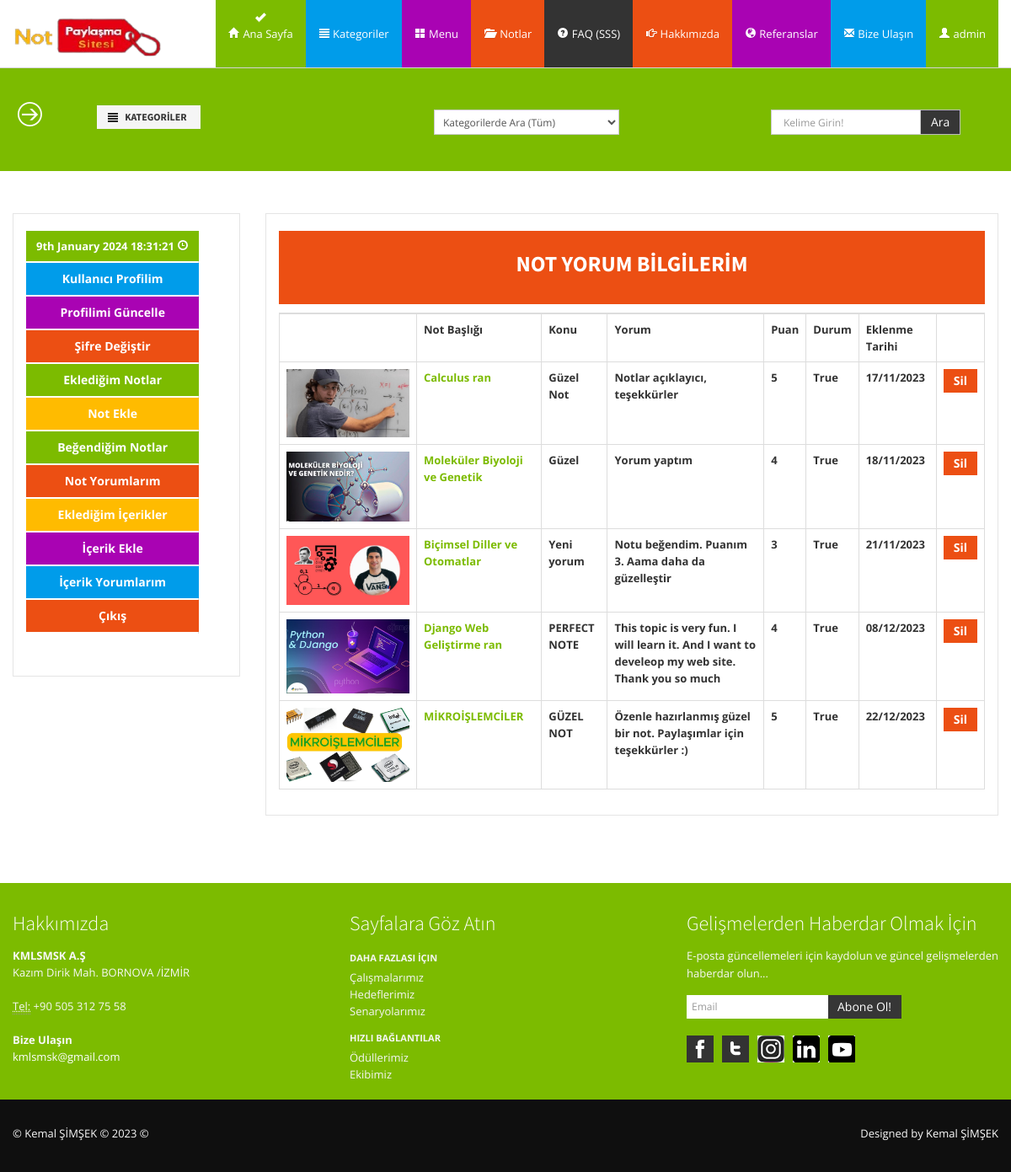
/user/comments/ (signed in), run on the app's committed database.
### notes/models.py (models this page shows, shortened)
class Comment(models.Model):
    STATUS=(
        ('New', 'Yeni'),
        ('True', 'Evet'),
        ('False', 'Hayır'),
    )
    note=models.ForeignKey(Notes, on_delete=models.CASCADE)
    user=models.ForeignKey(User, on_delete=models.CASCADE)
    subject=models.CharField(max_length=60, blank=True)
    comment=models.TextField(max_length=250, blank=True)
    rate=models.IntegerField(blank=True)
    status=models.CharField(max_length=10, choices=STATUS, default='New')
    ip=models.CharField(blank=True, max_length=20)
    create_at=models.DateTimeField(auto_now_add=True)
    update_at=models.DateTimeField(auto_now=True)

class Notes(models.Model):
    STATUS=(
        ('True', 'Evet'),
        ('False', 'Hayır'),
        ('New', 'Yeni'),
    )
    DURUM=(
        ('False', 'Hayır'),
        ('True', 'Evet'),
    )
    category=models.ForeignKey(Category, on_delete=models.CASCADE) #Kategori tablosu ile ilişki
    title=models.CharField(max_length=30)
    user=models.ForeignKey(User, on_delete=models.CASCADE)
    keywords=models.CharField(max_length=255)
    description=models.CharField(max_length=255)
    image=models.ImageField(blank=True, upload_to='images/')
    filePdf = models.FileField(upload_to='pdfs/')
    share=models.CharField(max_length=10, choices=DURUM)
    detail=RichTextUploadingField()
    slug=models.SlugField(null=False, unique=True)
    status=models.CharField(max_length=10, choices=STATUS)
    create_at=models.DateTimeField(auto_now_add=True)
    update_at=models.DateTimeField(auto_now=True)
    def image_tag(self):     #Eklenen Fonksiyon
        return mark_safe('<img src="{}" height="50"/>'.format(self.image.url))
    image_tag.short_description = 'Image'

### home/models.py (models this page shows, shortened)
class Settings(models.Model):
    STATUS=(
        ('True', 'Evet'),
        ('False', 'Hayir'),
    )
    title=models.CharField(max_length=200)
    keywords=models.CharField(max_length=255)
    description=models.CharField(max_length=255)
    company=models.CharField(max_length=100)
    address=models.CharField(blank=True,max_length=150)
    googleMap=models.CharField(blank=True, max_length=255)
    phone=models.CharField(blank=True, max_length=20)
    fax=models.CharField(blank=True,max_length=20)
    email=models.CharField(blank=True, max_length=60)
    smtpserver=models.CharField(blank=True,max_length=30)
    smtpemail=models.CharField(blank=True,max_length=30)
    smtppassword=models.CharField(blank=True,max_length=30)
    smtpport=models.CharField(blank=True,max_length=10)
    icon=models.ImageField(blank=True, upload_to='images/')
    facebook=models.CharField(blank=True,max_length=50)
    instagram=models.CharField(blank=True,max_length=50)
    twitter=models.CharField(blank=True,max_length=50)
    youtube=models.CharField(blank=True,max_length=70)
    linkedin=models.CharField(blank=True,max_length=90)
    aboutus=RichTextUploadingField(blank=True)
    contact=RichTextUploadingField(blank=True)
    references=RichTextUploadingField(blank=True)
    status=models.CharField(max_length=10, choices=STATUS)
    create_at=models.DateTimeField(auto_now_add=True)
    update_at=models.DateTimeField(auto_now=True)

### user/views.py (the view)
# urls.py: path('comments/', views.comments, name='comments'),
@login_required(login_url='/login')
def comments(request):
    settings=Settings.objects.get(pk=1)
    menu=Menu.objects.all()
    category=Category.objects.all()
    current_user=request.user
    comments=Comment.objects.filter(user_id=current_user.id)
    request.session['comments_item']=Comment.objects.filter(user_id=current_user.id).count()
    context= {
        'category': category,
        'comments': comments,
        'settings': settings,
        'menu': menu,
    }
    return render(request, 'user_comments.html', context)

### user/templates/user_comments.html (shortened to what this page needs)
{% extends "homebase.html" %}
{% load static %}
{% block content  %}
{% include "head.html" %}
{% include "header.html" %}
{% include "search.html" %}
<section id="maincontent">
    <div class="container">
      <div class="row">
        <div class="span3">
          <aside>
            <div class="widget">
              {% include "user_panel.html" %}
            </div>
          </aside>
        </div>
        <div class="span9">
          <aside>
            <div class="widget">
              <div class="well well-danger">
                <center><b> <h3>NOT YORUM BİLGİLERİM </b></h3></center>
              </div>
              <table class="table table-bordered">
                <tr>
                  <th> </th>
                  <th> Not Başlığı</th>
                  <th> Konu </th>
                  <th> Yorum </th>
                  <th> Puan </th>
                  <th> Durum </th>
                  <th> Eklenme Tarihi </th>
                  <th>  </th>
                </tr>
                {% for rs in comments %}
                <tr>
                  <th> <a href="{% url 'note_details' rs.note.id rs.note.slug %}">
                    <img src="{{rs.note.image.url}}"></a> </th>
                  <th> <a href="{% url 'note_details' rs.note.id rs.note.slug %}">
                    {{rs.note.title}} </a> </th>
                  <th>{{rs.subject}} </th>
                  <th> {{rs.comment}}</th>
                  <th> {{rs.rate}}</th>
                  <th> {{rs.status}} </th>
                  <th> {{rs.create_at  |date:"d/m/Y" }}</th>
                  <th>
                    <a href="/user/deletecomment/{{rs.id}}" onclick=" return confirm ('Silmek istediğinden emin misin?')" type="button" class="btn btn-danger"> Sil </button>
                    </th>
                </tr>
                {% endfor %}
              </table>
            </div>
          </aside>
        </div>
      </div>
    </div>
  </section>
  {% endblock content  %}

### home/templates/header.html (shortened to what this page needs)
{% load static %}
<header>
  <div class="navbar navbar-fixed-top">
    <div class="navbar-inner bg-info mx-auto">
      <div class="container">
        <a class="brand logo" href="/">
          <img src="{% static "assets/img/logo.png" %}" width="180"/>
        </a>
        <div>
          <nav>
            <ul class="nav topnav">
              <li class="dropdown bg-info success active">
                <a href="/"><i class="icon-home icon-white"></i> Ana Sayfa</a>
              </li>
              {% load mptt_tags %}
              <li class="dropdown primary">
                <a href="#"><i class="icon-align-justify icon-white"></i> Kategoriler</a>
              </li>
              <li class="dropdown info">
                <a href="#"><i class=" icon-th-large icon-white"></i> Menu</a>
              </li>
              <li class="dropdown danger">
                <a href="#"><i class="icon-folder-open icon-white"></i> Notlar</a>
              </li>
              <li class="dropdown inverse">
                <a href="#"><i class="icon-question-sign icon-white"></i> FAQ (SSS) </a>
              </li>
              <li class="dropdown danger">
                <a href="#"><i class=" icon-hand-right icon-white"></i> Hakkımızda</a>
              </li>
              <li class="dropdown info">
                <a href="#"><i class="icon-globe icon-white"></i> Referanslar</a>
              </li>
              <li class="dropdown primary">
                <a href="#"><i class="icon-envelope icon-white"></i> Bize Ulaşın</a>
              </li>
              <li class="dropdown success">
                {% if user.id is not None %}
                <a href="#"> <i class="icon-user icon-white"> </i>
                   {{user.username}} </a>
                {%endif%}
              </li>
            </ul>
          </nav>
        </div>
      </div>
    </div>
  </div>
</header>

### home/templates/footer.html (shortened to what this page needs)
{% load static %}
 <footer class="footer">
  <div class="container">
    <div class="row">
      <div class="span4">
        <div class="widget">
          <h4>Hakkımızda</h4>
          <address>
        <strong>{{settings.company}} </strong><br>
        {{settings.address}}<br>
        <br>
        <abbr title="Phone">Tel:</abbr> {{settings.phone}}
        </address>
          <address>
        <strong>Bize Ulaşın</strong><br>
        <a href="mailto:{{settings.email}}">{{settings.email}}</a>
        </address>
        </div>
      </div>
      <div class="span4">
        <div class="widget">
          <h4>Sayfalara Göz Atın</h4>
          <ul class="nav nav-list regular">
            <li class="nav-header">Daha Fazlası İçin</li>
            <li><a href="#">Çalışmalarımız</a></li>
            <li><a href="#">Hedeflerimiz</a></li>
            <li><a href="#">Senaryolarımız</a></li>
            <li class="nav-header">Hızlı Bağlantılar</li>
            <li><a href="#">Ödüllerimiz</a></li>
            <li><a href="#">Ekibimiz</a></li>
          </ul>
        </div>
      </div>
      <div class="span4">
        <div class="widget">
          <h4>Gelişmelerden Haberdar Olmak İçin</h4>
          <form class="form-horizontal" action="/curriculumVitae/addlistmail/" method="post">
            <fieldset>
              <p>
                E-posta güncellemeleri için kaydolun ve güncel gelişmelerden haberdar olun...
              </p>
              <div class="input-prepend input-append">
                <input class="span2" id="email" name="email" type="text" placeholder="Email">
                <button class="btn btn-inverse" type="submit">Abone Ol!</button>
              </div>
            </fieldset>
          </form>
          <ul class="social_small">
            <li class="facebook first"><a href="{{settings.facebook}}" title="Facebook">Facebook</a></li>
            <li class="twitt"><a href="{{settings.twitter}}" title="Twitter">Twitter</a></li>
            <li class="googleplus"><a href="{{settings.instagram}}" title="Instagram">Instagram</a></li>
            <li class="flickr"><a href="{{settings.linkedin}}" title="Linkedin">Linkedin</a></li>
            <li class="dribbble"><a href="{{settings.youtube}}" title="Youtube">Youtube</a></li>
          </ul>
        </div>
      </div>
    </div>
  </div>
  <div class="verybottom">
    <div class="container">
      <div class="row">
        <div class="span6">
          <p>&copy; Kemal ŞİMŞEK &copy; 2023 &copy; </p>
        </div>
        <div class="span6">
          <div class="pull-right">
            <div class="credits">
              Designed by <a href="https://www.linkedin.com/in/kmlsmsk/"> Kemal ŞİMŞEK</a>
            </div>
          </div>
        </div>
      </div>
    </div>
  </div>
</footer>

### home/static/assets/css/docs.css (style rules this page uses)
section { padding-top: 30px; }

### home/static/assets/css/style.css (style rules this page uses)
.row { margin-bottom:20px; }
.well-danger, .carousel-caption.danger { background: #ec4f13; color:#fff; }
header .navbar .brand.logo { padding: 0; margin-left:0; margin-top:20px; }
header nav { margin-right:-10px; }
.navbar ul.topnav { float:right; }
.navbar .nav > li > a { float: none; padding: 30px 15px 30px; color: #777777; text-decoration: none; text-shadow: none; }
.navbar .nav .active > a, .navbar .nav .active > a:hover, .navbar .nav .active > a:focus { background-image: url(../img/icons/add.png); background-position: center 15px; background-repeat: no-repeat; -webkit-transition: all 0.2s ease; -moz-transition: all 0.2s ease-in-out; -o-transition: all 0.2s ease-in-out; -ms-transition: all 0.2s ease-in-out; transition: all 0.2s ease-in-out; color:#fff; }
.navbar .nav .primary > a, .navbar .nav .primary > a:hover, .navbar .nav .primary > a:focus { background-color: #009cea; color:#fff; }
.navbar .nav .danger > a, .navbar .nav .danger > a:hover, .navbar .nav .danger > a:focus { background-color: #ec4f13; color:#fff; }
.navbar .nav .info > a, .navbar .nav .info > a:hover, .navbar .nav .info > a:focus { background-color: #a903b3; color:#fff; }
.navbar .nav .success > a, .navbar .nav .success > a:hover, .navbar .nav .success > a:focus { background-color: #7cbb00; color:#fff; }
.navbar .nav .inverse > a, .navbar .nav .inverse > a:hover, .navbar .nav .inverse > a:focus { background-color: #333; color:#fff; }
#maincontent { z-index:1000; margin:0 0 30px; }
aside { border:1px solid #e5e5e5; padding:20px 15px 0 15px; margin: 0 0 30px 0; -webkit-border-radius: 0; -moz-border-radius: 0; border-radius: 0; }
aside .widget { margin-bottom:30px; }
.social_small { margin: 0; }
.social_small li { display: inline; list-style: none; text-indent: -9999px; margin-left: 10px; float: left; -webkit-transition: all 0.3s ease-in-out; -moz-transition: all 0.3s ease-in-out; -o-transition: all 0.3s ease-in-out; -ms-transition: all 0.3s ease-in-out; transition: all 0.3s ease-in-out; }
.social_small li.first { margin-left:0; }
.social_small li a { background-repeat: no-repeat; background-position: 0 0; display: block; height: 32px; width: 32px; }
.facebook { background: url(../img/icons/social/fb.png) no-repeat; }
.googleplus { background: url(../img/icons/social/google.png) no-repeat; }
.dribbble { background: url(../img/icons/social/dribble.png) no-repeat; }
.flickr { background: url(../img/icons/social/flickr.png) no-repeat; }
.twitt { background: url(../img/icons/social/twitter.png) no-repeat; }
footer { padding-top:30px; color:#f8f8f8; }
footer h1, footer h2, footer h3, footer h4, footer h5, footer h6 { color:#fff; }
footer a, footer a:hover { color:#fff; }
footer .verybottom { padding-top:30px; background:#0f0f0f; }
footer .nav-list li, footer .nav-list li a, footer .nav-list li.nav-header { text-shadow:none; color:#f6f6f6; }
footer .nav-list li a { text-shadow:none; }
footer .nav-list.regular .nav-header { padding: 3px 0; }
footer .nav-list.regular > li > a { padding: 0; }
footer.footer .input-append button, footer.footer .input-append input { border:none; }

### home/static/assets/color/success.css (style rules this page uses)
a { color: #7cbb00; }
header .navbar .navbar-inner li.active { border-top: 5px solid #fff; background: #7cbb00; margin-top:-5px; }
footer.footer { background:#7cbb00; }

### data on the page
Comment: note.image (picture), note "Calculus ran", subject "Güzel Not", comment "Notlar açıklayıcı, teşekkürler", rate "5", status "True", create_at "17/11/2023"
Comment: note.image (picture), note "Moleküler Biyoloji ve Genetik", subject "Güzel", comment "Yorum yaptım", rate "4", status "True", create_at "18/11/2023"
Comment: note.image (picture), note "Biçimsel Diller ve Otomatlar", subject "Yeni yorum", comment "Notu beğendim. Puanım 3. Aama daha da güzelleştir", rate "3", status "True", create_at "21/11/2023"
Comment: note.image (picture), note "Django Web Geliştirme ran", subject "PERFECT NOTE", comment "This topic is very fun. I will learn it. And I want to develeop my web site. Thank you so much", rate "4", status "True", create_at "08/12/2023"
Comment: note.image (picture), note "MİKROİŞLEMCİLER", subject "GÜZEL NOT", comment "Özenle hazırlanmış güzel bir not. Paylaşımlar için teşekkürler :)", rate "5", status "True", create_at "22/12/2023"
Settings: company "KMLSMSK A.Ş", address "Kazım Dirik Mah. BORNOVA /İZMİR", phone "+90 505 312 75 58", email "kmlsmsk@gmail.com"

### other printed values
{{ user.username }} "admin"
